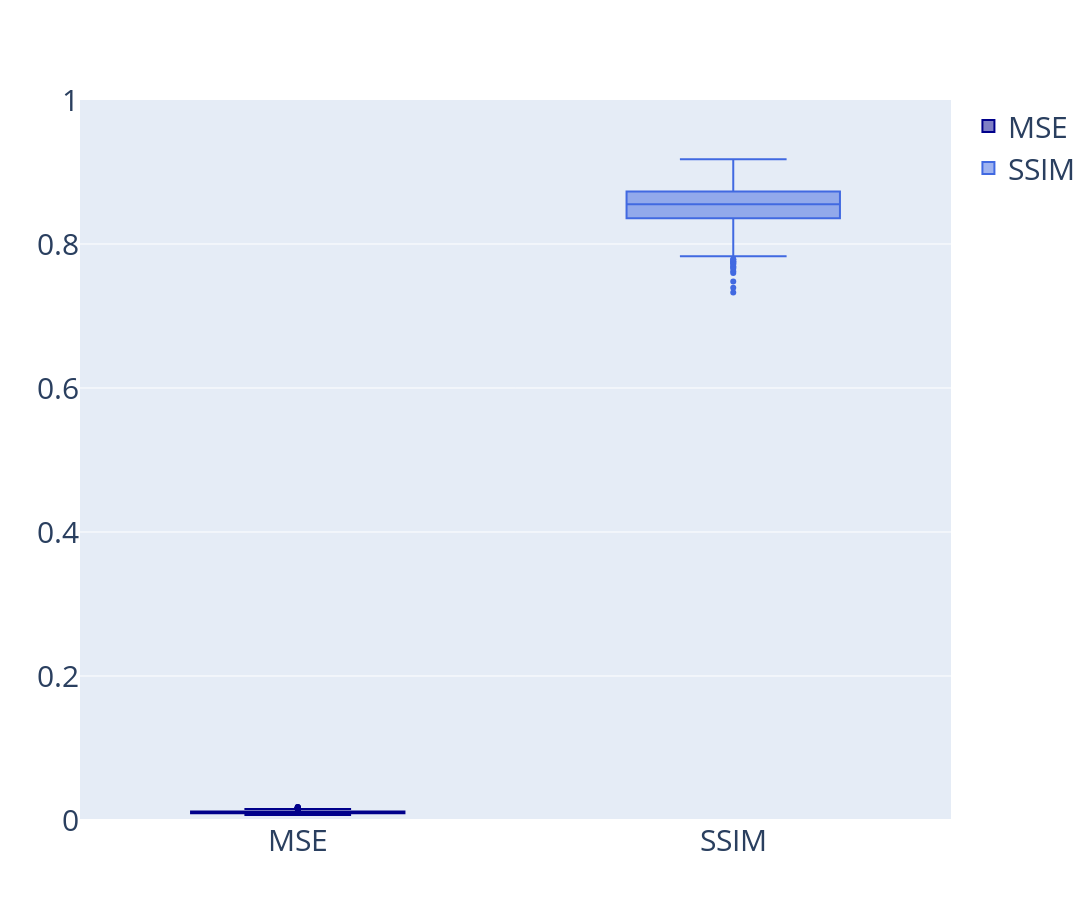

The notebook cell saved with this chart:
### Code cell
y0 = df.mse
y1 = df.ssim

fig = go.Figure()
fig.add_trace(go.Box(y=y0, name='MSE',
                marker_color = 'darkblue'))
fig.add_trace(go.Box(y=y1, name = 'SSIM',
                marker_color = 'royalblue'))
fig.update_layout(
    autosize=False,
    width=1200,
    height=900,
    yaxis=dict(
        # title_text="Y-axis Title",
        # ticktext=["Very long label", "long label", "3", "label"],
        # tickvals=,
        tickmode="array",
        titlefont=dict(size=30),
    ),
    yaxis_range=[0,1],
    font=dict(size=30),
)
fig.show(renderer="jupyterlab")
# fig.write_image('../figs/learned_decoder_cnn_mse_SSIM.png')

### Figure 1 — Plotly figure (JSON) as saved in the notebook; plotly's stock layout.template omitted (floating-point values rounded to 4 significant figures; data arrays with more than 128 entries replaced by an {"elided": "..."} marker saying what was removed)
{"data": [{"marker": {"color": "darkblue"}, "name": "MSE", "type": "box", "y": {"elided": "1000 float values"}}, {"marker": {"color": "royalblue"}, "name": "SSIM", "type": "box", "y": {"elided": "1000 float values"}}], "layout": {"autosize": false, "font": {"size": 30}, "height": 900, "width": 1200, "xaxis": {"autorange": true, "range": [-0.5, 1.5], "type": "category"}, "yaxis": {"range": [0, 1], "tickmode": "array", "title": {"font": {"size": 30}}, "type": "linear"}}}
